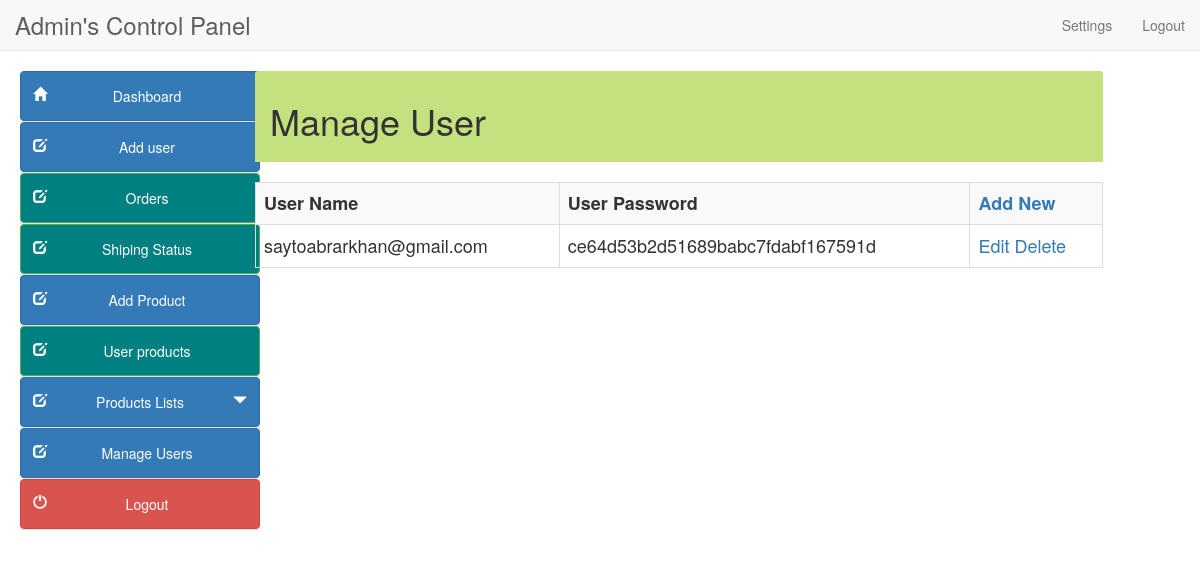
Page /admin/manage_users.php on the committed database.
### tables this page shows
CREATE TABLE `user_info` (
  `user_id` int(10) NOT NULL,
  `first_name` varchar(100) NOT NULL,
  `last_name` varchar(100) NOT NULL,
  `email` varchar(300) NOT NULL,
  `password` varchar(300) NOT NULL,
  `mobile` varchar(10) NOT NULL,
  `address1` varchar(300) NOT NULL,
  `address2` varchar(11) NOT NULL
);

### admin/manage_users.php (the view, shortened to what this page needs)
<!DOCTYPE html>
<html lang="en">
<head>
<link href="style/css/bootstrap.min.css" rel="stylesheet">
<link href="style/css/k.css" rel="stylesheet">
</head>
<body>
<?php include("include/header.php"); ?>
<div class="container-fluid">
<?php include("include/side_bar.php"); ?>
<div class="col-sm-9" style="margin-left:10px">
<div class="panel-heading" style="background-color:#c4e17f">
	<h1>Manage User </h1></div><br>
<div style="overflow-x:scroll;">
<table class="table table-bordered table-hover table-striped" style="font-size:18px">
	<tr>
			    <th>User Name</th>
                <th>User Password</th>
	<th><a href="add_user.php">Add New</a></th></tr>
<?php
$result=mysqli_query($con,"select user_id, email, password from user_info")or die ("query 2 incorrect.......");
while(list($user_id,$user_name,$user_password)=
mysqli_fetch_array($result))
{
echo "<tr><td>$user_name</td><td>$user_password</td>";
echo"<td>
<a href='edit_user.php?user_id=$user_id'>Edit</a>
<a href='manage_users.php?user_id=$user_id&action=delete'>Delete</a>
</td></tr>";
}
?>
</table>
</div>
</div></div>
</body>
</html>

### rows in the picture
user_info: email "saytoabrarkhan@gmail.com", password "ce64d53b2d51689babc7fdabf167591d"
